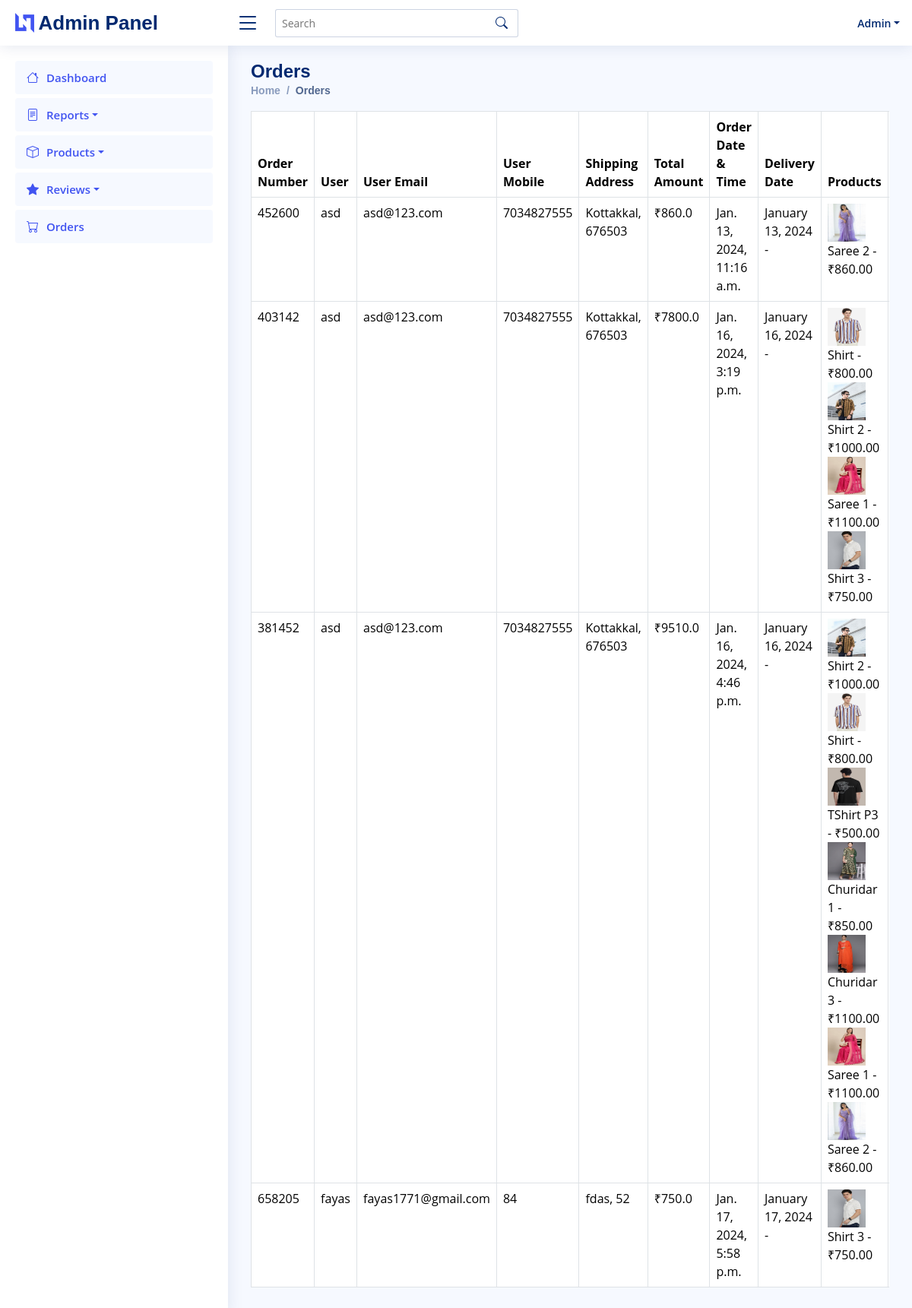
The page /view_orders/ on the database its author committed.
### finer/models.py (models this page shows, shortened)
class Order(models.Model):
    user = models.ForeignKey(User, on_delete=models.CASCADE)
    shipping_address = models.ForeignKey(ShippingAddress, on_delete=models.CASCADE)
    amount = models.FloatField(default=0.0)
    order_date = models.DateTimeField(default=timezone.now)
    order_number = models.CharField(max_length=10, unique=True, default='')

class User(models.Model):
    name = models.CharField(max_length=255)
    email = models.EmailField(unique=True)
    username = models.CharField(max_length=255, unique=True)
    password = models.CharField(max_length=255)

class ShippingAddress(models.Model):
    user = models.ForeignKey(User, on_delete=models.CASCADE, null=True, blank=True)
    fullname = models.CharField(max_length=100)
    phone = models.CharField(max_length=15)
    email = models.EmailField()
    pincode = models.CharField(max_length=10)
    address = models.TextField()
    order_date = models.DateTimeField(default=timezone.now)

class OrderItem(models.Model):
    order = models.ForeignKey(Order, on_delete=models.CASCADE)
    product = models.ForeignKey(Product, on_delete=models.CASCADE)
    quantity = models.IntegerField(default=1)
    total_price = models.FloatField(default=0.0)

class Product(models.Model):
    name = models.CharField(max_length=255)
    description = models.TextField()
    category = models.CharField(max_length=255)
    subtype = models.CharField(max_length=255, blank=True, null=True)
    image = models.ImageField(upload_to='product_images/', null=True, blank=True)
    price = models.DecimalField(max_digits=10, decimal_places=2)

### finer/views.py (the view)
# urls.py: path('view_orders/', views.view_orders, name='view_orders'),
def view_orders(request):
    orders = Order.objects.all()
    return render(request, 'view_orders.html', {'orders': orders})

### finer/templates/view_orders.html (shortened to what this page needs)
{% load static %}
<!DOCTYPE html>
<html lang="en">
<head>
<link href="{% static 'assets/vendor/bootstrap/css/bootstrap.min.css' %}" rel="stylesheet">
<link href="{% static 'assets/vendor/bootstrap-icons/bootstrap-icons.css' %}" rel="stylesheet">
<link href="{% static 'assets/vendor/boxicons/css/boxicons.min.css' %}" rel="stylesheet">
<link href="{% static 'assets/vendor/quill/quill.snow.css' %}" rel="stylesheet">
<link href="{% static 'assets/vendor/quill/quill.bubble.css' %}" rel="stylesheet">
<link href="{% static 'assets/vendor/remixicon/remixicon.css' %}" rel="stylesheet">
<link href="{% static 'assets/vendor/simple-datatables/style.css' %}" rel="stylesheet">
<link href="{% static 'assets/css/style.css' %}" rel="stylesheet">
</head>
<body>
  <header id="header" class="header fixed-top d-flex align-items-center">
    <div class="d-flex align-items-center justify-content-between">
      <a href="index.html" class="logo d-flex align-items-center">
        <img src="{% static 'assets/img/logo.png' %}" alt="">
        <span class="d-none d-lg-block">Admin Panel </span>
      </a>
      <i class="bi bi-list toggle-sidebar-btn"></i>
    </div>
    <div class="search-bar">
      <form class="search-form d-flex align-items-center" method="POST" action="#">
        <input type="text" name="query" placeholder="Search" title="Enter search keyword">
        <button type="submit" title="Search"><i class="bi bi-search"></i></button>
      </form>
    </div>
    <nav class="header-nav ms-auto">
      <ul class="d-flex align-items-center">
        <li class="nav-item dropdown">
        <li class="nav-item dropdown pe-3">
          <a class="nav-link nav-profile d-flex align-items-center pe-0" href="#" data-bs-toggle="dropdown">
            <span class="d-none d-md-block dropdown-toggle ps-2">Admin</span>
          </a>
        </li>
      </ul>
    </nav>
  </header>
  <aside id="sidebar" class="sidebar">
    <ul class="sidebar-nav" id="sidebar-nav">
    <li class="nav-item">
  <a class="nav-link" href="{%url 'admin_home' %}">
    <i class="bi bi-house"></i>
    <span>Dashboard</span>
  </a>
</li>
<li class="nav-item">
  <a class="nav-link dropdown-toggle" href="#" role="button" data-bs-toggle="dropdown" aria-haspopup="true" aria-expanded="false">
    <i class="bi bi-file-text"></i>
    <span>Reports</span>
  </a>
</li>
<li class="nav-item">
  <a class="nav-link dropdown-toggle" href="#" role="button" data-bs-toggle="dropdown" aria-haspopup="true" aria-expanded="false" id="products-link">
    <i class="bi bi-box"></i>
    <span>Products</span>
  </a>
</li>
<li class="nav-item">
  <a class="nav-link dropdown-toggle" href="#" role="button" data-bs-toggle="dropdown" aria-haspopup="true" aria-expanded="false" id="products-link">
    <i class="bi bi-star-fill"></i>
    <span>Reviews</span>
  </a>
</li>
<li class="nav-item">
  <a class="nav-link" href="{% url 'view_orders' %}">
    <i class="bi bi-cart"></i>
    <span>Orders</span>
  </a>
</li>
  </aside>
  <main id="main" class="main">
  <div class="pagetitle">
    <h1>Orders</h1>
    <nav>
      <ol class="breadcrumb">
        <li class="breadcrumb-item"><a href="{% url 'admin_home' %}">Home</a></li>
        <li class="breadcrumb-item active">Orders</li>
      </ol>
    </nav>
  </div>
  <section class="section orders">
    <div class="row">
      <div class="col-lg-12">
        <div class="table-responsive">
          <table class="table table-bordered">
            <thead>
              <tr>
                <th>Order Number</th>
                <th>User</th>
                <th>User Email</th>
                <th>User Mobile</th>
                <th>Shipping Address</th>
                <th>Total Amount</th>
                <th>Order Date & Time</th>
                <th>Delivery Date</th>
                <th>Products</th>
              </tr>
            </thead>
            <tbody>
                {% for order in orders %}
                  <tr>
                    <td>{{ order.order_number }}</td>
                    <td>{{ order.user.name }}</td>
                    <td>{{ order.user.email }}</td>
                    <td>{{ order.shipping_address.phone }}</td>
                    <td>{{ order.shipping_address.address }}, {{ order.shipping_address.pincode }}</td>
                    <td>&#8377;{{ order.amount }}</td>
                    <td>{{ order.order_date }}</td>
                    <td>
                      {% with delivery_date=order.order_date|date:"F d, Y"|add:2 %}
                        {{ order.order_date|date:"F d, Y" }} - {{ delivery_date|date:"F d, Y" }}
                      {% endwith %}
                    </td>
                    <td>
                      {% for item in order.orderitem_set.all %}
                        <img src="{{ item.product.image.url }}" alt="{{ item.product.name }}" width="50" height="50">
                        {{ item.product.name }} - &#8377;{{ item.product.price }}<br>
                      {% endfor %}
                    </td>
                  </tr>
                {% endfor %}
              </tbody>
          </table>
        </div>
      </div>
    </div>
  </section>
</main>
</body>
</html>

### finer/static/assets/css/style.css (style rules this page uses)
:root { scroll-behavior: smooth; }
body { font-family: "Open Sans", sans-serif; background: #f6f9ff; color: #444444; }
a { color: #4154f1; text-decoration: none; }
h1, h2, h3, h4, h5, h6 { font-family: "Nunito", sans-serif; }
#main { margin-top: 60px; padding: 20px 30px; transition: all 0.3s; }
.pagetitle { margin-bottom: 10px; }
.pagetitle h1 { font-size: 24px; margin-bottom: 0; font-weight: 600; color: #012970; }
.breadcrumb { font-size: 14px; font-family: "Nunito", sans-serif; color: #899bbd; font-weight: 600; }
.breadcrumb a { color: #899bbd; transition: 0.3s; }
.breadcrumb .breadcrumb-item::before { color: #899bbd; }
.breadcrumb .active { color: #51678f; font-weight: 600; }
.logo { line-height: 1; }
@media (min-width: 1200px) { .logo { width: 280px; } }
.logo img { max-height: 26px; margin-right: 6px; }
.logo span { font-size: 26px; font-weight: 700; color: #012970; font-family: "Nunito", sans-serif; }
.header { transition: all 0.5s; z-index: 997; height: 60px; box-shadow: 0px 2px 20px rgba(1, 41, 112, 0.1); background-color: #fff; padding-left: 20px; }
.header .toggle-sidebar-btn { font-size: 32px; padding-left: 10px; cursor: pointer; color: #012970; }
.header .search-bar { min-width: 360px; padding: 0 20px; }
.header .search-form { width: 100%; }
.header .search-form input { border: 0; font-size: 14px; color: #012970; border: 1px solid rgba(1, 41, 112, 0.2); padding: 7px 38px 7px 8px; border-radius: 3px; transition: 0.3s; width: 100%; }
.header .search-form button { border: 0; padding: 0; margin-left: -30px; background: none; }
.header .search-form button i { color: #012970; }
.header-nav ul { list-style: none; }
.header-nav>ul { margin: 0; padding: 0; }
.header-nav .nav-profile { color: #012970; }
.header-nav .nav-profile span { font-size: 14px; font-weight: 600; }
.sidebar { position: fixed; top: 60px; left: 0; bottom: 0; width: 300px; z-index: 996; transition: all 0.3s; padding: 20px; overflow-y: auto; scrollbar-width: thin; scrollbar-color: #aab7cf transparent; box-shadow: 0px 0px 20px rgba(1, 41, 112, 0.1); background-color: #fff; }
@media (min-width: 1200px) { #main, #footer { margin-left: 300px; } }
.sidebar-nav { padding: 0; margin: 0; list-style: none; }
.sidebar-nav li { padding: 0; margin: 0; list-style: none; }
.sidebar-nav .nav-item { margin-bottom: 5px; }
.sidebar-nav .nav-link { display: flex; align-items: center; font-size: 15px; font-weight: 600; color: #4154f1; transition: 0.3; background: #f6f9ff; padding: 10px 15px; border-radius: 4px; }
.sidebar-nav .nav-link i { font-size: 16px; margin-right: 10px; color: #4154f1; }

### rows shown on the page
Order: order_number "452600", user.name "asd", user.email "asd@123.com", shipping_address.phone "7034827555", shipping_address.address "Kottakkal", shipping_address.pincode "676503", amount "860.0", order_date "Jan. 13, 2024, 11:16 a.m.", order_date "January 13, 2024"
OrderItem: product.image (picture), product.name "Saree 2", product.price "860.00"
Order: order_number "403142", user.name "asd", user.email "asd@123.com", shipping_address.phone "7034827555", shipping_address.address "Kottakkal", shipping_address.pincode "676503", amount "7800.0", order_date "Jan. 16, 2024, 3:19 p.m.", order_date "January 16, 2024"
OrderItem: product.image (picture), product.name "Shirt", product.price "800.00"
OrderItem: product.image (picture), product.name "Shirt 2", product.price "1000.00"
OrderItem: product.image (picture), product.name "Saree 1", product.price "1100.00"
OrderItem: product.image (picture), product.name "Shirt 3", product.price "750.00"
Order: order_number "381452", user.name "asd", user.email "asd@123.com", shipping_address.phone "7034827555", shipping_address.address "Kottakkal", shipping_address.pincode "676503", amount "9510.0", order_date "Jan. 16, 2024, 4:46 p.m.", order_date "January 16, 2024"
OrderItem: product.image (picture), product.name "Shirt 2", product.price "1000.00"
OrderItem: product.image (picture), product.name "Shirt", product.price "800.00"
OrderItem: product.image (picture), product.name "TShirt P3", product.price "500.00"
OrderItem: product.image (picture), product.name "Churidar 1", product.price "850.00"
OrderItem: product.image (picture), product.name "Churidar 3", product.price "1100.00"
OrderItem: product.image (picture), product.name "Saree 1", product.price "1100.00"
OrderItem: product.image (picture), product.name "Saree 2", product.price "860.00"
Order: order_number "658205", user.name "fayas", user.email "fayas1771@gmail.com", shipping_address.phone "84", shipping_address.address "fdas", shipping_address.pincode "52", amount "750.0", order_date "Jan. 17, 2024, 5:58 p.m.", order_date "January 17, 2024"
OrderItem: product.image (picture), product.name "Shirt 3", product.price "750.00"
